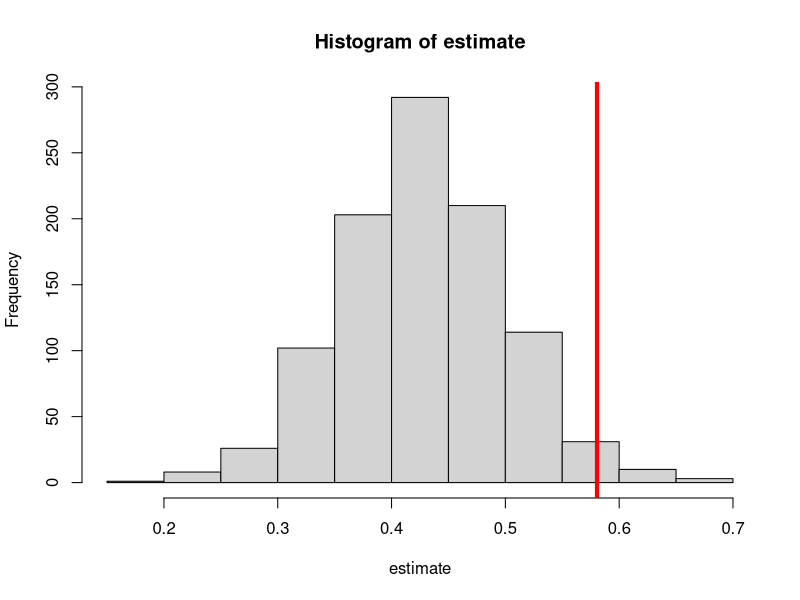
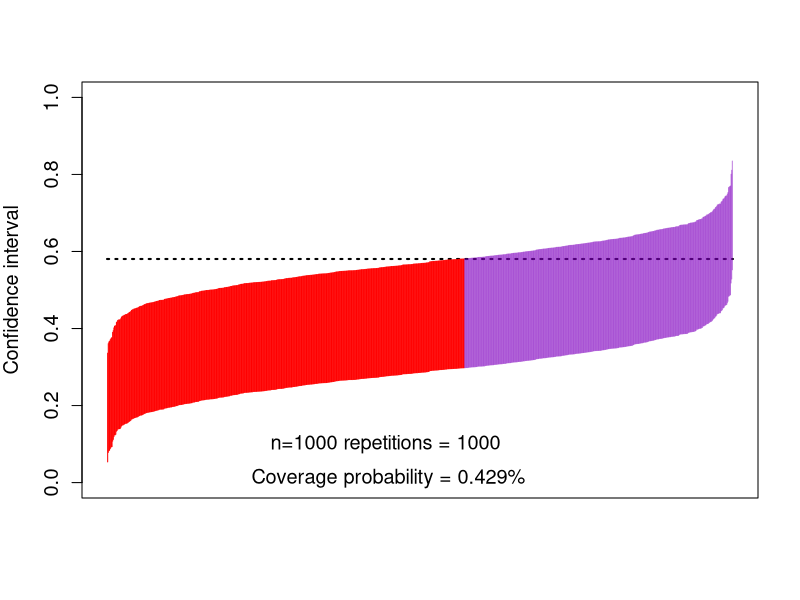

The R script that drew these images, in order: (Note: this script raises an error after producing the figures.)
## ---- chunk 1
    #| eval: false
    mean_y <- function(m, a, w) abs(w) + a * m
    mean_m <- function(a, w) plogis(w^2 - a)
    pscore <- function(w) plogis(1 - abs(w))
## ---- chunk 2
    #| echo: false
    #| results: hide
    w_big <- runif(1e6, -1, 1)
    trueval <- mean((mean_y(1, 1, w_big) - mean_y(1, 0, w_big)) *
      mean_m(0, w_big) + (mean_y(0, 1, w_big) - mean_y(0, 0, w_big)) *
        (1 - mean_m(0, w_big)))
    print(trueval)
## ---- chunk 3
    #| eval: false
    gcomp <- function(y, m, a, w) {
      lm_y <- lm(y ~ m + a + w)
      pred_y1 <- predict(lm_y, newdata = data.frame(a = 1, m = m, w = w))
      pred_y0 <- predict(lm_y, newdata = data.frame(a = 0, m = m, w = w))
      pseudo <- pred_y1 - pred_y0
      lm_pseudo <- lm(pseudo ~ a + w)
      pred_pseudo <- predict(lm_pseudo, newdata = data.frame(a = 0, w = w))
      estimate <- mean(pred_pseudo)
      return(estimate)
    }
## ---- chunk 4
    #| eval: false
    estimate <- lapply(seq_len(1000), function(iter) {
      n <- 1000
      w <- runif(n, -1, 1)
      a <- rbinom(n, 1, pscore(w))
      m <- rbinom(n, 1, mean_m(a, w))
      y <- rnorm(n, mean_y(m, a, w))
      est <- gcomp(y, m, a, w)
      return(est)
    })
    estimate <- do.call(c, estimate)

    hist(estimate)
    abline(v = trueval, col = "red", lwd = 4)
## ---- chunk 5
    #| fig-width: 8
    #| eval: false
    cis <- cbind(
      estimate - qnorm(0.975) * sd(estimate),
      estimate + qnorm(0.975) * sd(estimate)
    )

    ord <- order(rowSums(cis))
    lower <- cis[ord, 1]
    upper <- cis[ord, 2]
    curve(trueval + 0 * x,
      ylim = c(0, 1), xlim = c(0, 1001), lwd = 2, lty = 3, xaxt = "n",
      xlab = "", ylab = "Confidence interval", cex.axis = 1.2, cex.lab = 1.2
    )
    for (i in 1:1000) {
      clr <- rgb(0.5, 0, 0.75, 0.5)
      if (upper[i] < trueval || lower[i] > trueval) clr <- rgb(1, 0, 0, 1)
      points(rep(i, 2), c(lower[i], upper[i]), type = "l", lty = 1, col = clr)
    }
    text(450, 0.10, "n=1000 repetitions = 1000 ", cex = 1.2)
    text(450, 0.01, paste0(
      "Coverage probability = ",
      mean(lower < trueval & trueval < upper), "%"
    ), cex = 1.2)
## ---- chunk 6
    #| eval: false
    library(mgcv)
    ## fit model for E(Y | A, W)
    b_fit <- gam(y ~ m:a + s(w, by = a))
    ## fit model for P(A = 1 | M, W)
    e_fit <- gam(a ~ m + w + s(w, by = m), family = binomial)
    ## fit model for P(A = 1 | W)
    g_fit <- gam(a ~ w, family = binomial)
## ---- chunk 7
    #| eval: false
    ## Compute P(A = 1 | W)
    g1_pred <- predict(g_fit, type = 'response')
    ## Compute P(A = 0 | W)
    g0_pred <- 1 - g1_pred
    ## Compute P(A = 1 | M, W)
    e1_pred <- predict(e_fit, type = 'response')
    ## Compute P(A = 0 | M, W)
    e0_pred <- 1 - e1_pred
    ## Compute E(Y | A = 1, M, W)
    b1_pred <- predict(b_fit, newdata = data.frame(a = 1, m, w))
    ## Compute E(Y | A = 0, M, W)
    b0_pred <- predict(b_fit, newdata = data.frame(a = 0, m, w))
    ## Compute E(Y | A, M, W)
    b_pred  <- predict(b_fit)
## ---- chunk 8
    #| eval: false
    ## Compute Q(M, W)
    pseudo <- b1_pred - b0_pred
    ## Fit model for E[Q(M, W) | A, W]
    q_fit <- gam(pseudo ~ a + w + s(w, by = a))
    ## Compute E[Q(M, W) | A = 0, W]
    q_pred <- predict(q_fit, newdata = data.frame(a = 0, w = w))
## ---- chunk 9
    #| eval: false
    eif <- ip_weights * (y - b_pred) + (1 - a) / g0_pred * (pseudo - q_pred) +
      q_pred
## ---- chunk 10
    #| eval: false
    ## One-step estimator
    mean(eif)
